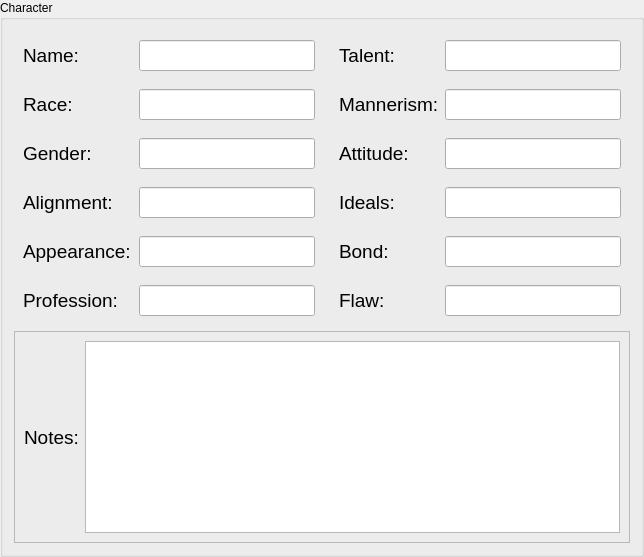
        <widget class="QGroupBox" name="charDisplayBox">
         <property name="minimumSize">
          <size>
           <width>500</width>
           <height>0</height>
          </size>
         </property>
         <property name="title">
          <string>Character</string>
         </property>
         <layout class="QVBoxLayout" name="verticalLayout_8">
          <item>
           <widget class="QFrame" name="frame_26">
            <property name="frameShape">
             <enum>QFrame::NoFrame</enum>
            </property>
            <property name="frameShadow">
             <enum>QFrame::Plain</enum>
            </property>
            <layout class="QHBoxLayout" name="horizontalLayout_21">
             <property name="spacing">
              <number>6</number>
             </property>
             <property name="leftMargin">
              <number>0</number>
             </property>
             <property name="topMargin">
              <number>0</number>
             </property>
             <property name="rightMargin">
              <number>0</number>
             </property>
             <property name="bottomMargin">
              <number>0</number>
             </property>
             <item>
              <widget class="QFrame" name="frame_25">
               <property name="maximumSize">
                <size>
                 <width>425</width>
                 <height>16777215</height>
                </size>
               </property>
               <property name="frameShape">
                <enum>QFrame::NoFrame</enum>
               </property>
               <property name="frameShadow">
                <enum>QFrame::Plain</enum>
               </property>
               <layout class="QVBoxLayout" name="verticalLayout_7">
                <property name="spacing">
                 <number>0</number>
                </property>
                <property name="leftMargin">
                 <number>0</number>
                </property>
                <property name="topMargin">
                 <number>0</number>
                </property>
                <property name="rightMargin">
                 <number>0</number>
                </property>
                <property name="bottomMargin">
                 <number>0</number>
                </property>
                <item>
                 <widget class="QFrame" name="frame_12">
                  <property name="frameShape">
                   <enum>QFrame::NoFrame</enum>
                  </property>
                  <property name="frameShadow">
                   <enum>QFrame::Plain</enum>
                  </property>
                  <layout class="QHBoxLayout" name="horizontalLayout_8">
                   <item>
                    <widget class="QLabel" name="label_6">
                     <property name="minimumSize">
                      <size>
                       <width>110</width>
                       <height>0</height>
                      </size>
                     </property>
                     <property name="font">
                      <font>
                       <pointsize>14</pointsize>
                      </font>
                     </property>
                     <property name="text">
                      <string>Name:</string>
                     </property>
                    </widget>
                   </item>
                   <item>
                    <widget class="QLineEdit" name="nameOutput">
                     <property name="font">
                      <font>
                       <pointsize>14</pointsize>
                      </font>
                     </property>
                    </widget>
                   </item>
                  </layout>
                 </widget>
                </item>
                <item>
                 <widget class="QFrame" name="frame_13">
                  <property name="frameShape">
                   <enum>QFrame::NoFrame</enum>
                  </property>
                  <property name="frameShadow">
                   <enum>QFrame::Plain</enum>
                  </property>
                  <layout class="QHBoxLayout" name="horizontalLayout_9">
                   <item>
                    <widget class="QLabel" name="label_7">
                     <property name="minimumSize">
                      <size>
                       <width>110</width>
                       <height>0</height>
                      </size>
                     </property>
                     <property name="font">
                      <font>
                       <pointsize>14</pointsize>
                      </font>
                     </property>
                     <property name="text">
                      <string>Race:</string>
                     </property>
                    </widget>
                   </item>
                   <item>
                    <widget class="QLineEdit" name="raceOutput">
                     <property name="font">
                      <font>
                       <pointsize>14</pointsize>
                      </font>
                     </property>
                    </widget>
                   </item>
                  </layout>
                 </widget>
                </item>
                <item>
                 <widget class="QFrame" name="frame_15">
                  <property name="frameShape">
                   <enum>QFrame::NoFrame</enum>
                  </property>
                  <property name="frameShadow">
                   <enum>QFrame::Plain</enum>
                  </property>
                  <layout class="QHBoxLayout" name="horizontalLayout_11">
                   <item>
                    <widget class="QLabel" name="label_9">
                     <property name="minimumSize">
                      <size>
                       <width>110</width>
                       <height>0</height>
                      </size>
                     </property>
                     <property name="font">
                      <font>
                       <pointsize>14</pointsize>
                      </font>
                     </property>
                     <property name="text">
                      <string>Gender:</string>
                     </property>
                    </widget>
                   </item>
                   <item>
                    <widget class="QLineEdit" name="genderOutput">
                     <property name="font">
                      <font>
                       <pointsize>14</pointsize>
                      </font>
                     </property>
                    </widget>
                   </item>
                  </layout>
                 </widget>
                </item>
                <item>
                 <widget class="QFrame" name="frame_14">
                  <property name="frameShape">
                   <enum>QFrame::NoFrame</enum>
                  </property>
                  <property name="frameShadow">
                   <enum>QFrame::Plain</enum>
                  </property>
                  <layout class="QHBoxLayout" name="horizontalLayout_10">
                   <item>
                    <widget class="QLabel" name="label_8">
                     <property name="minimumSize">
                      <size>
                       <width>110</width>
                       <height>0</height>
                      </size>
                     </property>
                     <property name="font">
                      <font>
                       <pointsize>14</pointsize>
                      </font>
                     </property>
                     <property name="text">
                      <string>Alignment:</string>
                     </property>
                    </widget>
                   </item>
                   <item>
                    <widget class="QLineEdit" name="alignmentOutput">
                     <property name="font">
                      <font>
                       <pointsize>14</pointsize>
                      </font>
                     </property>
                    </widget>
                   </item>
                  </layout>
                 </widget>
                </item>
                <item>
                 <widget class="QFrame" name="frame_18">
                  <property name="frameShape">
                   <enum>QFrame::NoFrame</enum>
                  </property>
                  <property name="frameShadow">
                   <enum>QFrame::Plain</enum>
                  </property>
                  <layout class="QHBoxLayout" name="horizontalLayout_14">
                   <item>
                    <widget class="QLabel" name="label_12">
                     <property name="minimumSize">
                      <size>
                       <width>110</width>
                       <height>0</height>
                      </size>
                     </property>
                     <property name="maximumSize">
                      <size>
                       <width>12777215</width>
                       <height>16777215</height>
                      </size>
                     </property>
                     <property name="font">
                      <font>
                       <pointsize>14</pointsize>
                      </font>
                     </property>
                     <property name="text">
                      <string>Appearance:</string>
                     </property>
                    </widget>
                   </item>
                   <item>
                    <widget class="QLineEdit" name="appearanceOutput">
                     <property name="font">
                      <font>
                       <pointsize>14</pointsize>
                      </font>
                     </property>
                    </widget>
                   </item>
                  </layout>
                 </widget>
                </item>
                <item>
                 <widget class="QFrame" name="frame_17">
                  <property name="frameShape">
                   <enum>QFrame::NoFrame</enum>
                  </property>
                  <property name="frameShadow">
                   <enum>QFrame::Plain</enum>
                  </property>
                  <layout class="QHBoxLayout" name="horizontalLayout_13">
                   <item>
                    <widget class="QLabel" name="label_11">
                     <property name="minimumSize">
                      <size>
                       <width>110</width>
                       <height>0</height>
                      </size>
                     </property>
                     <property name="font">
                      <font>
                       <pointsize>14</pointsize>
                      </font>
                     </property>
                     <property name="text">
                      <string>Profession:</string>
                     </property>
                    </widget>
                   </item>
                   <item>
                    <widget class="QLineEdit" name="professionOutput">
                     <property name="font">
                      <font>
                       <pointsize>14</pointsize>
                      </font>
                     </property>
                    </widget>
                   </item>
                  </layout>
                 </widget>
                </item>
               </layout>
              </widget>
             </item>
             <item>
              <widget class="QFrame" name="frame_24">
               <property name="frameShape">
                <enum>QFrame::NoFrame</enum>
               </property>
               <property name="frameShadow">
                <enum>QFrame::Plain</enum>
               </property>
               <layout class="QVBoxLayout" name="verticalLayout_5">
                <property name="spacing">
                 <number>0</number>
                </property>
                <property name="leftMargin">
                 <number>0</number>
                </property>
                <property name="topMargin">
                 <number>0</number>
                </property>
                <property name="rightMargin">
                 <number>0</number>
                </property>
                <property name="bottomMargin">
                 <number>0</number>
                </property>
                <item>
                 <widget class="QFrame" name="frame_16">
                  <property name="frameShape">
                   <enum>QFrame::NoFrame</enum>
                  </property>
                  <property name="frameShadow">
                   <enum>QFrame::Plain</enum>
                  </property>
                  <layout class="QHBoxLayout" name="horizontalLayout_12">
                   <item>
                    <widget class="QLabel" name="label_10">
                     <property name="minimumSize">
                      <size>
                       <width>100</width>
                       <height>0</height>
                      </size>
                     </property>
                     <property name="maximumSize">
                      <size>
                       <width>135</width>
                       <height>16777215</height>
                      </size>
                     </property>
                     <property name="font">
                      <font>
                       <pointsize>14</pointsize>
                      </font>
                     </property>
                     <property name="text">
                      <string>Talent:</string>
                     </property>
                    </widget>
                   </item>
                   <item>
                    <widget class="QLineEdit" name="talentOutput">
                     <property name="font">
                      <font>
                       <pointsize>14</pointsize>
                      </font>
                     </property>
                    </widget>
                   </item>
                  </layout>
                 </widget>
                </item>
                <item>
                 <widget class="QFrame" name="frame_22">
                  <property name="frameShape">
                   <enum>QFrame::NoFrame</enum>
                  </property>
                  <property name="frameShadow">
                   <enum>QFrame::Plain</enum>
                  </property>
                  <layout class="QHBoxLayout" name="horizontalLayout_18">
                   <item>
                    <widget class="QLabel" name="label_16">
                     <property name="minimumSize">
                      <size>
                       <width>100</width>
                       <height>0</height>
                      </size>
                     </property>
                     <property name="maximumSize">
                      <size>
                       <width>16777215</width>
                       <height>16777215</height>
                      </size>
                     </property>
                     <property name="font">
                      <font>
                       <pointsize>14</pointsize>
                      </font>
                     </property>
                     <property name="text">
                      <string>Mannerism:</string>
                     </property>
                    </widget>
                   </item>
                   <item>
                    <widget class="QLineEdit" name="mannerismOutput">
                     <property name="font">
                      <font>
                       <pointsize>14</pointsize>
                      </font>
                     </property>
                    </widget>
                   </item>
                  </layout>
                 </widget>
                </item>
                <item>
                 <widget class="QFrame" name="frame_23">
                  <property name="frameShape">
                   <enum>QFrame::NoFrame</enum>
                  </property>
                  <property name="frameShadow">
                   <enum>QFrame::Plain</enum>
                  </property>
                  <layout class="QHBoxLayout" name="horizontalLayout_20">
                   <item>
                    <widget class="QLabel" name="label_18">
                     <property name="minimumSize">
                      <size>
                       <width>100</width>
                       <height>0</height>
                      </size>
                     </property>
                     <property name="font">
                      <font>
                       <pointsize>14</pointsize>
                      </font>
                     </property>
                     <property name="text">
                      <string>Attitude:</string>
                     </property>
                    </widget>
                   </item>
                   <item>
                    <widget class="QLineEdit" name="interactionTraitOutput">
                     <property name="font">
                      <font>
                       <pointsize>14</pointsize>
                      </font>
                     </property>
                    </widget>
                   </item>
                  </layout>
                 </widget>
                </item>
                <item>
                 <widget class="QFrame" name="frame_19">
                  <property name="frameShape">
                   <enum>QFrame::NoFrame</enum>
                  </property>
                  <property name="frameShadow">
                   <enum>QFrame::Plain</enum>
                  </property>
                  <layout class="QHBoxLayout" name="horizontalLayout_15">
                   <item>
                    <widget class="QLabel" name="label_13">
                     <property name="minimumSize">
                      <size>
                       <width>100</width>
                       <height>0</height>
                      </size>
                     </property>
                     <property name="font">
                      <font>
                       <pointsize>14</pointsize>
                      </font>
                     </property>
                     <property name="text">
                      <string>Ideals:</string>
                     </property>
                    </widget>
                   </item>
                   <item>
                    <widget class="QLineEdit" name="idealOutput">
                     <property name="font">
                      <font>
                       <pointsize>14</pointsize>
                      </font>
                     </property>
                    </widget>
                   </item>
                  </layout>
                 </widget>
                </item>
                <item>
                 <widget class="QFrame" name="frame_20">
                  <property name="frameShape">
                   <enum>QFrame::NoFrame</enum>
                  </property>
                  <property name="frameShadow">
                   <enum>QFrame::Plain</enum>
                  </property>
                  <layout class="QHBoxLayout" name="horizontalLayout_16">
                   <item>
                    <widget class="QLabel" name="label_14">
                     <property name="minimumSize">
                      <size>
                       <width>100</width>
                       <height>0</height>
                      </size>
                     </property>
                     <property name="font">
                      <font>
                       <pointsize>14</pointsize>
                      </font>
                     </property>
                     <property name="text">
                      <string>Bond:</string>
                     </property>
                    </widget>
                   </item>
                   <item>
                    <widget class="QLineEdit" name="bondOutput">
                     <property name="font">
                      <font>
                       <pointsize>14</pointsize>
                      </font>
                     </property>
                    </widget>
                   </item>
                  </layout>
                 </widget>
                </item>
                <item>
                 <widget class="QFrame" name="frame_21">
                  <property name="frameShape">
                   <enum>QFrame::NoFrame</enum>
                  </property>
                  <property name="frameShadow">
                   <enum>QFrame::Plain</enum>
                  </property>
                  <layout class="QHBoxLayout" name="horizontalLayout_17">
                   <item>
                    <widget class="QLabel" name="label_15">
                     <property name="minimumSize">
                      <size>
                       <width>100</width>
                       <height>0</height>
                      </size>
                     </property>
                     <property name="font">
                      <font>
                       <pointsize>14</pointsize>
                      </font>
                     </property>
                     <property name="text">
                      <string>Flaw:</string>
                     </property>
                    </widget>
                   </item>
                   <item>
                    <widget class="QLineEdit" name="flawOutput">
                     <property name="font">
                      <font>
                       <pointsize>14</pointsize>
                      </font>
                     </property>
                    </widget>
                   </item>
                  </layout>
                 </widget>
                </item>
               </layout>
              </widget>
             </item>
            </layout>
           </widget>
          </item>
          <item>
           <widget class="QFrame" name="frame_27">
            <property name="frameShape">
             <enum>QFrame::StyledPanel</enum>
            </property>
            <property name="frameShadow">
             <enum>QFrame::Raised</enum>
            </property>
            <layout class="QHBoxLayout" name="horizontalLayout_22">
             <item>
              <widget class="QLabel" name="label_19">
               <property name="font">
                <font>
                 <pointsize>14</pointsize>
                </font>
               </property>
               <property name="text">
                <string>Notes:</string>
               </property>
              </widget>
             </item>
             <item>
              <widget class="QTextEdit" name="notesTextEdit">
               <property name="font">
                <font>
                 <pointsize>14</pointsize>
                </font>
               </property>
              </widget>
             </item>
            </layout>
           </widget>
          </item>
         </layout>
        </widget>
